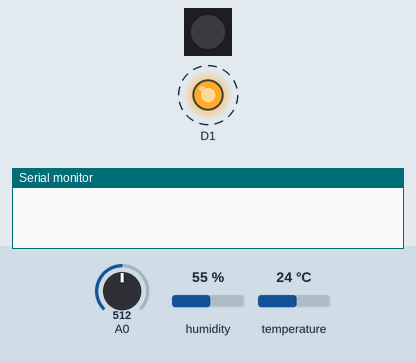
Bench run of a sketch on a simulated ESP8266 (Wemos D1 mini). On the bench: 1 RGB LEDs in strip order, left to right, output pins drawn as LEDs (lit = HIGH), the last lines printed to the serial monitor. Dashed ring = blinking. Inputs (shaded band) come from the test bench; at power-on: A0 = 512, humidity 55 %, temperature 24 °C. Dim RGB values are drawn brighter than linear.

Above: at 0.2 s.
At 4.3 s:
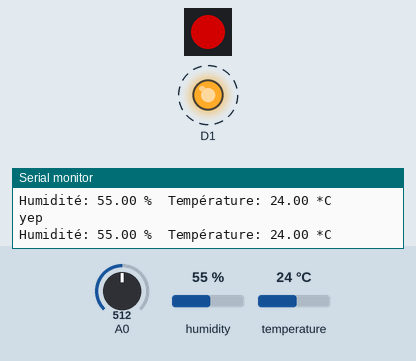
Timing chart, 0 to 4.8 s (numbered marks = the images above):
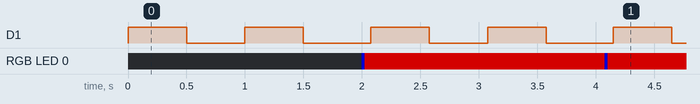

The sketch:

cociclo_03_test.ino
```cpp
//// Pour la plaquette Cociclo 0.3
//// Testing! testing des capteurs, intégration d'une DEL 'dotstar' aux autres capteurs.

int CO;

////////////// Configuration du capteur de température et humidité ////////////
#include "DHT.h"
#define DHTPIN D7     // what digital pin we're connected to the wemos
///#define DHTPIN 2    // what digital pin we're connected to huzzah
#define DHTTYPE DHT11   // DHT 11 (couleur bleue)
////////#define DHTTYPE DHT22   // DHT 22  (AM2302), AM2321

DHT dht(DHTPIN, DHTTYPE);
///////////////////////////////////////////////////////////////////////////////

// DOTSTAR ///////////////////////////////////////////////
#include <Adafruit_DotStar.h>
#include <SPI.h>    // pour les dotstars
#define NUMPIXELS 1 // Number of LEDs in strip
#define DATAPIN    D2
#define CLOCKPIN   D3
Adafruit_DotStar strip = Adafruit_DotStar(NUMPIXELS, DATAPIN, CLOCKPIN, DOTSTAR_BGR);

 // uint32_t color1 = 0xCC3300; // naranja
 uint32_t color1 = 0x0000FF; // azul
 uint32_t color2 = 0xFF0000; // rojo

void setup() {

    Serial.begin(115200);
    ////////  DOTSTAR /////////////////////////////////////
    strip.begin(); // Initialize pins for output
    strip.show();  // Turn all LEDs off ASAP
    ////////////////////////////////////////// DOTSTAR ////

    dht.begin();  // intialisación del sensor de temperatura y humedad
}

void loop() {

    CO = analogRead(A0);
  // put your main code here, to run repeatedly:
  toneDeaf(D1,CO*2, 500);
  //noTone(D3);
  delay(500);
  toneDeaf(D1,CO*3, 500);
  //noTone(D3);
  delay(500);
  Serial.println("yep");

  // put your main code here, to run repeatedly:
        for(int i=0;i<NUMPIXELS+1;i++){
        strip.setBrightness(127);
        strip.setPixelColor(i, color1);
        strip.show(); }
        delay(25);
        for(int j=0;j<NUMPIXELS+1;j++){
        strip.setBrightness(127);
        strip.setPixelColor(j, color2);
        strip.show(); }
          delay(25);

          //////////////////////// DHT Température et humidité ///////////////
 // Reading temperature or humidity takes about 250 milliseconds!
 // Sensor readings may also be up to 2 seconds 'old' (its a very slow sensor)
  float h = dht.readHumidity();
  // Read temperature as Celsius (the default)
  float t = dht.readTemperature();
  // Read temperature as Fahrenheit (isFahrenheit = true)
  float f = dht.readTemperature(true);

  // Check if any reads failed and exit early (to try again).
  if (isnan(h) || isnan(t) || isnan(f)) {
    Serial.println("Failed to read from DHT sensor!");
    return;
  }

  Serial.print("Humidité: ");
  Serial.print(h);
  Serial.print(" %\t");
  Serial.print("Température: ");
  Serial.print(t);
  Serial.print(" *C ");
  Serial.println();
 ///////////////////////////////////////////////////////////////
}


void toneDeaf(uint8_t _pin, unsigned int frequency, unsigned long duration) {
pinMode (_pin, OUTPUT );
analogWriteFreq(frequency);
analogWrite(_pin,500);
delay(duration);
analogWrite(_pin,0);
}
```

Measured:
- by itself, D1: alternates HIGH for 0.50 s and LOW for 0.50 s
- by itself, RGB LED 0: alternates RGB(127, 0, 0) for 2.0 s and RGB(0, 0, 127) for 0.03 s
